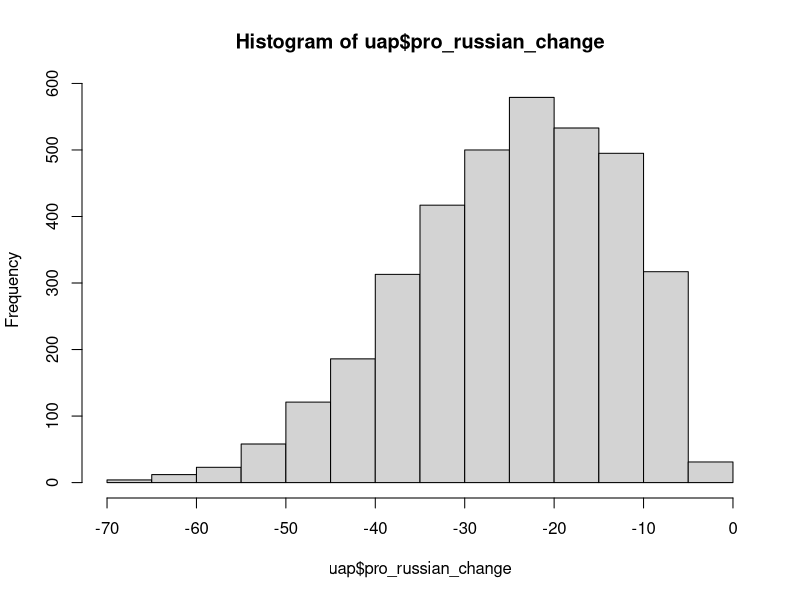

Reproduce this figure in R.
## 5. ESTIMATING CAUSAL EFFECTS WITH OBSERVATIONAL DATA

## 5.3 THE EFFECT OF RUSSIAN TV ON UKRAINIANS' VOTING BEHAVIOR

## Set the working directory
setwd("~/Desktop/DSS") # example of setwd() for Mac 
setwd("C:/user/Desktop/DSS") # example for Windows

## Load the dataset
uas <- read.csv("UA_survey.csv") # reads and stores data

## Understand the data
## (Read about description of variables and unit of observation)
head(uas) # shows first observations

## Identify the types of variables included
## (character vs. numeric; binary vs. non-binary)

## Identify the number of observations
dim(uas) # provides dimensions of dataframe: rows, columns

### 5.3.1 USING THE SIMPLE LINEAR MODEL TO COMPUTE 
### THE DIFFERENCE-IN-MEANS ESTIMATOR

## Option A: Compute the difference-in-means estimator directly
mean(uas$pro_russian_vote[uas$russian_tv==1])-
  mean(uas$pro_russian_vote[uas$russian_tv==0])

## Option B: Fit linear model
lm(pro_russian_vote ~ russian_tv, data=uas) 

### 5.3.2 CONTROLLING FOR CONFOUNDERS 
### USING A MULTIPLE LINEAR REGRESSION MODEL

## Compute correlation
cor(uas$within_25km, uas$russian_tv)

## Create two-way table of frequencies
table(uas$within_25km, uas$russian_tv)

## Fit linear model
lm(pro_russian_vote ~ russian_tv + within_25km, data=uas) 

## 5.4 THE EFFECT OF RUSSIAN TV ON UKRAINIAN ELECTORAL OUTCOMES

## Set the working directory
setwd("~/Desktop/DSS") # example of setwd() for Mac 
setwd("C:/user/Desktop/DSS") # example for Windows

## Load the dataset
uap <- read.csv("UA_precincts.csv") # reads and stores data

## Understand the data
## (Read about description of variables and unit of observation)
head(uap) # shows first observations

## Identify the types of variables included
## (character vs. numeric; binary vs. non-binary)

## Identify the number of observations
dim(uap) # provides dimensions of dataframe: rows, columns

### 5.4.1 USING THE SIMPLE LINEAR MODEL TO COMPUTE 
### THE DIFFERENCE-IN-MEANS ESTIMATOR

## Create pro-Russian change variable
uap$pro_russian_change <- uap$pro_russian - uap$prior_pro_russian

## Create histogram
hist(uap$pro_russian_change)

## Fit linear model
lm(pro_russian_change ~ russian_tv, data=uap)

### 5.4.2 CONTROLLING FOR CONFOUNDERS 
### USING A MULTIPLE LINEAR REGRESSION MODEL

## Compute correlation
cor(uap$within_25km, uap$russian_tv)

## Fit linear model
lm(pro_russian_change ~ russian_tv + within_25km, data=uap) 